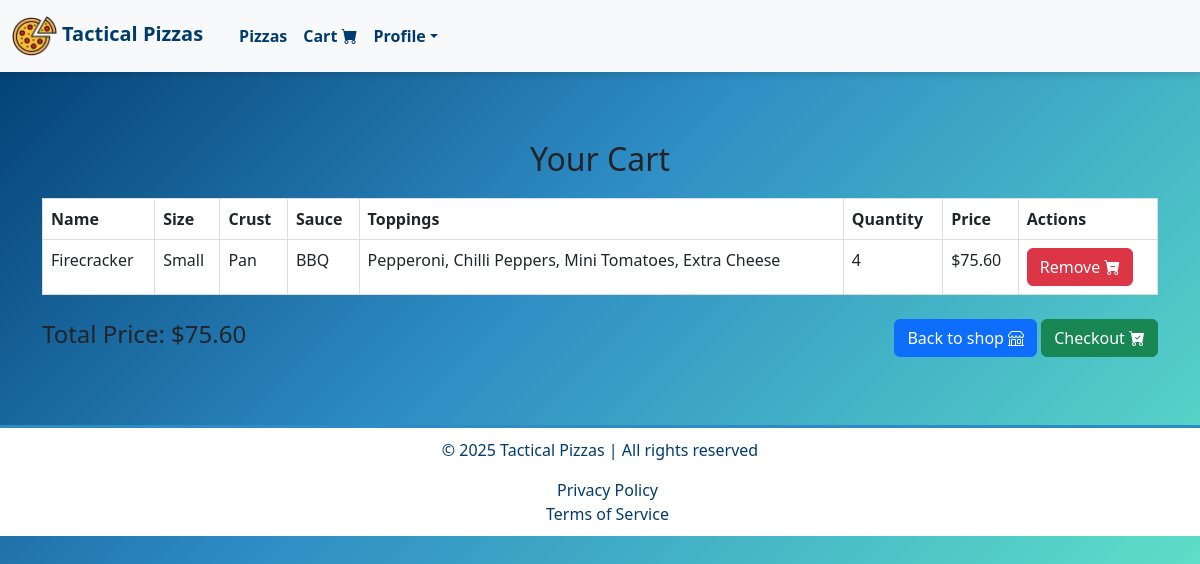
The app's page /products/cart/ (signed in) with its own data.
### products/models.py (models this page shows, shortened)
class CartItem(models.Model):
    user = models.ForeignKey(CustomUser, on_delete=models.CASCADE, related_name="cart_items")
    pizza_name = models.CharField(max_length=100)
    size = models.ForeignKey(Size, on_delete=models.CASCADE)
    crust = models.ForeignKey(Crust, on_delete=models.CASCADE)
    sauce = models.ForeignKey(Sauce, on_delete=models.CASCADE)
    toppings = models.ManyToManyField(Topping, blank=True)
    price = models.DecimalField(max_digits=6, decimal_places=2)
    quantity = models.PositiveIntegerField (default=1)

class Size(models.Model):
    name = models.CharField(max_length=20)
    multiplier = models.DecimalField(max_digits=4, decimal_places=2)  # Price multiplier based on size
    size_id = models.CharField(max_length=10, unique=True, blank=True, editable=False)

class Crust(models.Model):
    type = models.CharField(max_length=50)
    crust_id = models.CharField(max_length=10, unique=True, blank=True, editable=False)
    extra_price = models.DecimalField(max_digits=5, decimal_places=2, default=0)

class Sauce(models.Model):
    name = models.CharField(max_length=50)
    extra_price = models.DecimalField(max_digits=5, decimal_places=2, default=0)
    sauce_id = models.CharField(max_length=10, unique=True, blank=True, editable=False)

class Topping(models.Model):
    name = models.CharField(max_length=50)
    vegetarian = models.BooleanField(default=False)
    extra_price = models.DecimalField(max_digits=5, decimal_places=2, default=0)
    topping_id = models.CharField(max_length=10, unique=True, blank=True, editable=False)

### products/views.py (the view, shortened to what this page needs)
# urls.py: path('cart/', views.cart, name='cart'), # Cart Page url
@cache_control(no_cache=True, must_revalidate=True, no_store=True)
@login_required
def cart(request):
    cart_items = CartItem.objects.filter(user=request.user)
    total_price = sum(item.price for item in cart_items)
    return render(request, 'products/cart.html', {'cart_items': cart_items, 'total_price': total_price})

### register/context_processors.py (called while the page is built)
def auth_forms(request):
    return {
        'login_form': AuthenticationForm(),
        'register_form': NewUserForm(),
    }

def update_profile_form(request):
    if request.user.is_authenticated:
        return {'update_profile_form': UserProfileUpdateForm(instance=request.user)}
    return {}

### products/templates/products/cart.html (shortened to what this page needs)
{% extends "layout.html" %}
{% load static %}
{% block navbar %}
    {% include "navbar.html" %}
{% endblock %}
{% block body %}
<div class="container my-5">
    <h2>Your Cart</h2>
    {% if cart_items %}
        <table class="table">
            <thead>
                <tr>
                    <th>Name</th>
                    <th>Size</th>
                    <th>Crust</th>
                    <th>Sauce</th>
                    <th>Toppings</th>
                    <th>Quantity</th>
                    <th>Price</th>
                    <th>Actions</th>
                </tr>
            </thead>
            <tbody>
                {% for item in cart_items %}
                <tr>
                    <td>{{ item.pizza_name }}</td>
                    <td>{{ item.size.name }}</td>
                    <td>{{ item.crust.type }}</td>
                    <td>{{ item.sauce.name }}</td>
                    <td>
                        {% for topping in item.toppings.all %}
                            {{ topping.name }}{% if not forloop.last %}, {% endif %}
                        {% endfor %}
                    </td>
                    <td>{{ item.quantity }}</td>
                    <td>${{ item.price }}</td>
                    <td>
                        <form method="post">
                            <button type="submit" class="btn btn-danger">Remove <i class="bi bi-cart-dash-fill"></i></button>
                        </form>
                    </td>
                </tr>
                {% endfor %}
            </tbody>
        </table>
        <div class="d-flex justify-content-between align-items-center mt-4">
            <h4>Total Price: ${{ total_price }}</h4>
            <div>
                <a href="{% url 'index' %}" class="btn btn-primary">Back to shop <i class="bi bi-shop"></i></a>
                <a href="{% url 'checkout' %}" class="btn btn-success">Checkout <i class="bi bi-cart-check-fill"></i></a>
            </div>
        </div>
    {% else %}
        <p>Your cart is empty. <a href="{% url 'index' %}">Go back to shop <i class="bi bi-shop"></i></a>.</p>
    {% endif %}
</div>
{% endblock %}
{% block footer %}
    {% include "footer.html" %}
{% endblock %}

### static/css/styles.css (style rules this page uses)
body { margin: 0; padding: 0; font-family: "Poppins", Arial, sans-serif; min-height: 100vh; position: relative; background: linear-gradient(135deg, #003b6f 0%, #2e8cc4 40%, #69f3c9 100%); }
.container { padding: 20px; border-radius: 10px; max-width: 600px; margin: 20px auto; position: relative; text-align: center; }
.btn-primary { background-color: #2e8cc4; color: #fff; }
.btn-danger { background-color: #3545dc; color: #fff; }
.btn-success { background-color: #28a745; color: #fff; }
.table { width: 100%; border-collapse: collapse; margin: 20px 0; background-color: #ffffff; }
.table th, .table td { border: 1px solid #ddd; padding: 10px; text-align: left; color: #003b6f; }
.table th { background-color: #e3fff7; color: #003b6f; font-weight: bold; }

### records on screen
CartItem: pizza_name "Firecracker", size.name "Small", crust.type "Pan", sauce.name "BBQ", quantity "4", price "75.60"
Topping: name "Pepperoni"
Topping: name "Chilli Peppers"
Topping: name "Mini Tomatoes"
Topping: name "Extra Cheese"

### other values on screen
{{ total_price }} "75.60"
